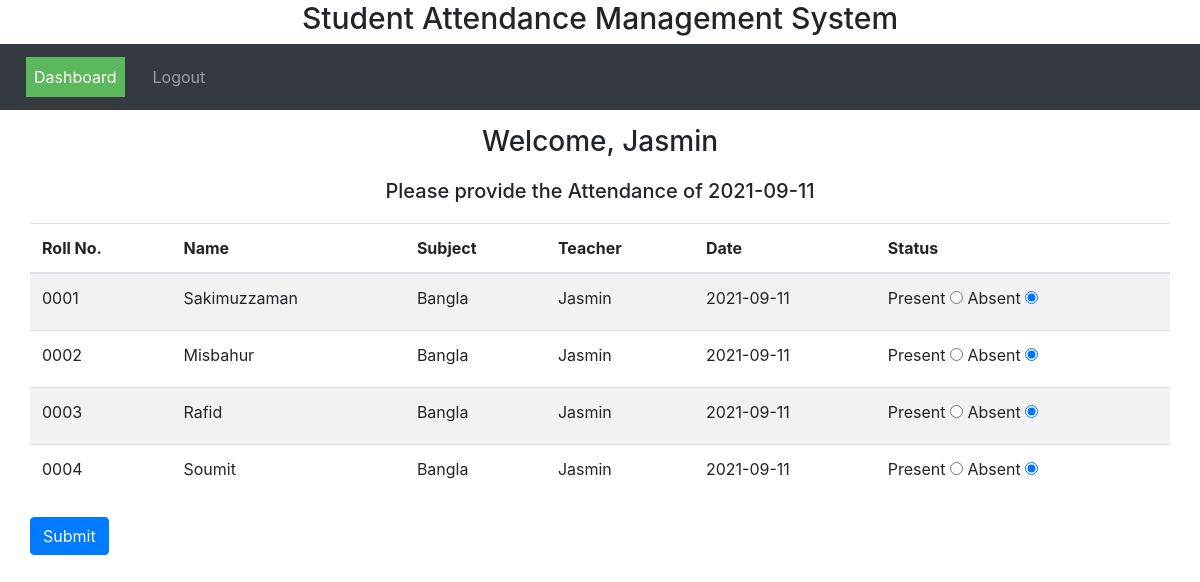
Before: /teacher.php?userid=2003 with the older database file.
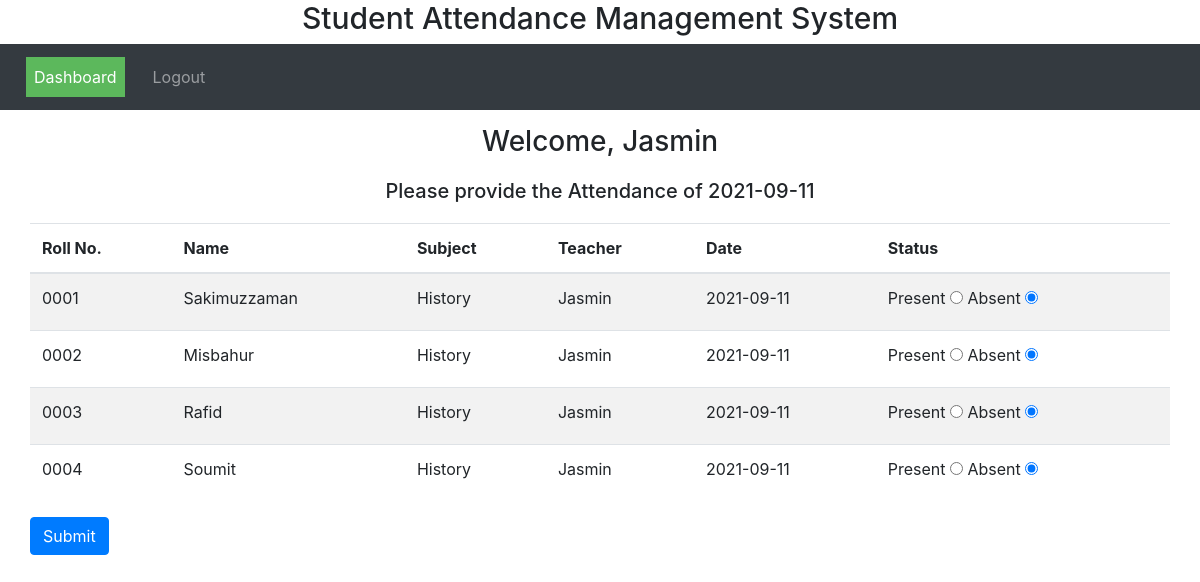
After: the same page with the newer database file.
### tables this page shows
CREATE TABLE `teacher` (
  `id` varchar(30) NOT NULL,
  `name` varchar(30) NOT NULL,
  `age` varchar(30) NOT NULL,
  `gender` varchar(30) NOT NULL,
  `subject` varchar(30) NOT NULL,
  `email` varchar(30) NOT NULL
);

### teacher.php (the view, shortened to what this page needs)
<?php
$conn = mysqli_connect("localhost", "root","","sams");
    $userid = $_GET['userid'];
?>
<!DOCTYPE html>
<html lang="en">
<head>
  <link rel="stylesheet" href="https://maxcdn.bootstrapcdn.com/bootstrap/4.5.2/css/bootstrap.min.css">
  <link rel="stylesheet" href="css/style.css">
</head>
<body>
<h3 class="header">Student Attendance Management System</h3>
    <nav class="navbar navbar-expand-sm bg-dark navbar-dark">
       <ul class="navbar-nav">
        <li class="nav-item">
          <a class="nav-link active" href="#">Dashboard</a>
        </li>
        <li class="nav-item">
          <a class="nav-link" href="login.php">Logout</a>
        </li>
      </ul>
    </nav>
  <?php
       $all_query = mysqli_query($conn, "SELECT * from teacher where id='$userid'");
       while ($data = mysqli_fetch_array($all_query)) {
         $teacherData[0]= $data['id'];
         $teacherData[1]= $data['name'];
         $teacherData[2]= $data['age'];
         $teacherData[3]= $data['gender'];
         $teacherData[4]= $data['subject'];
         $teacherData[5]= $data['email'];
       }
?>
<h3 style="text-align:center; margin: 15px 0;">Welcome, <?php echo $teacherData[1]?></h3>
<h5 style="text-align:center; margin: 20px 0;">Please provide the Attendance of <?php echo date('Y-m-d'); ?></h5>
<div class="container">
  <div class="row">
    <table class="table table-striped table-hover">
        <thead>
        <tr>
          <th scope="col">Roll No.</th>
          <th scope="col">Name</th>
          <th scope="col">Subject</th>
          <th scope="col">Teacher</th>
          <th scope="col">Date</th>
          <th scope="col">Status</th>
        </tr>
        </thead>
     <?php
       $i=-1;
       $k=0;
       $radio = 0;
       $dt = date('Y-m-d');
       $all_query = mysqli_query($conn, "SELECT * from student ORDER BY roll_no asc");
       while ($data = mysqli_fetch_array($all_query)) {
         $i=$i+2;
         $k=$k+2;
         $studentData[$i]= $data['roll_no'];
         $studentData[$k]= $data['name'];
       ?>
       <tr>
         <td><?php echo $studentData[$i]; ?></td>
         <td><?php echo $studentData[$k]; ?></td>
         <td><?php echo $teacherData[4]; ?></td>
         <td><?php echo $teacherData[1]; ?></td>
         <td><?php echo $dt; ?></td>
         <td>
        <form action="" method = "POST">
            <label>Present</label>
            <input type="radio" name="status[<?php echo $radio; ?>]" value="Present" >
            <label>Absent </label>
            <input type="radio" name="status[<?php echo $radio; ?>]" value="Absent" checked>
         </td>
       </tr>
       <?php
            $radio++;
            }
        ?>
    </table>
        <input type="submit" class="btn btn-primary" value="Submit" name="att" />
  </div>
</div>
<div class="message">
</div>
</body>
</html>

Changed rows visible on the page:
changed teacher "Jasmin": subject "Bangla" → "History"
